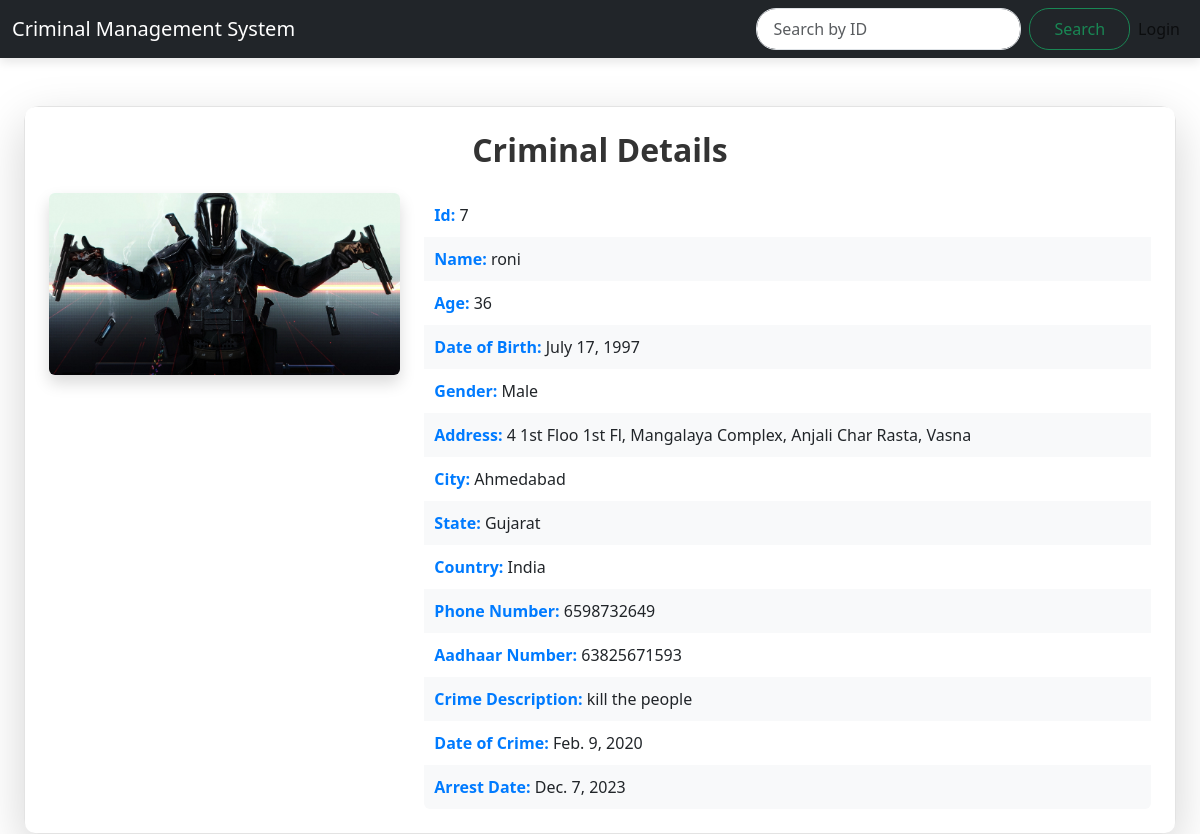
The app's page /criminals/7/ with its own data.
### criminals/models.py (models this page shows, shortened)
class Criminal(models.Model):
    GENDER_CHOICES = [
        ('M', 'Male'),
        ('F', 'Female'),
        ('O', 'Other'),
    ]
    id = models.AutoField(primary_key=True)
    name = models.CharField(max_length=100)
    age = models.IntegerField()
    date_of_birth = models.DateField()
    gender = models.CharField(max_length=1, choices=GENDER_CHOICES)
    address = models.CharField(max_length=255)
    city = models.CharField(max_length=100)
    state = models.CharField(max_length=100)
    country = models.CharField(max_length=100)
    phone_number = models.CharField(max_length=15)
    aadhaar_number = models.CharField(max_length=12, unique=True)
    crime_description = models.TextField()
    date_of_crime = models.DateField()
    arrest_date = models.DateField()
    photo = models.ImageField(upload_to='criminals/')

### criminals/views.py (the view)
# urls.py: path('<int:pk>/', views.criminal_detail, name='criminal_detail'),
def criminal_detail(request, pk):
    criminal = get_object_or_404(Criminal, pk=pk)
    return render(request, 'criminals/criminal_detail.html', {'criminal': criminal})

### criminals/templates/criminals/criminal_detail.html (shortened to what this page needs)
{% extends 'base.html' %}
{% block content %}
<div class="container mt-5">
    <div class="card shadow-lg">
        <div class="card-body p-4">
            <h2 class="text-center mb-4">Criminal Details</h2>
            <div class="row">
                <div class="col-md-4 text-center mb-4">
                    <img src="{{ criminal.photo.url }}" alt="Photo of {{ criminal.name }}" class="img-fluid rounded shadow">
                </div>
                <div class="col-md-8">
                    <ul class="list-group">
                        <li class="list-group-item"><strong>Id:</strong> {{ criminal.id }}</li>
                        <li class="list-group-item"><strong>Name:</strong> {{ criminal.name }}</li>
                        <li class="list-group-item"><strong>Age:</strong> {{ criminal.age }}</li>
                        <li class="list-group-item"><strong>Date of Birth:</strong> {{ criminal.date_of_birth }}</li>
                        <li class="list-group-item"><strong>Gender:</strong> {{ criminal.get_gender_display }}</li>
                        <li class="list-group-item"><strong>Address:</strong> {{ criminal.address }}</li>
                        <li class="list-group-item"><strong>City:</strong> {{ criminal.city }}</li>
                        <li class="list-group-item"><strong>State:</strong> {{ criminal.state }}</li>
                        <li class="list-group-item"><strong>Country:</strong> {{ criminal.country }}</li>
                        <li class="list-group-item"><strong>Phone Number:</strong> {{ criminal.phone_number }}</li>
                        <li class="list-group-item"><strong>Aadhaar Number:</strong> {{ criminal.aadhaar_number }}</li>
                        <li class="list-group-item"><strong>Crime Description:</strong> {{ criminal.crime_description }}</li>
                        <li class="list-group-item"><strong>Date of Crime:</strong> {{ criminal.date_of_crime }}</li>
                        <li class="list-group-item"><strong>Arrest Date:</strong> {{ criminal.arrest_date }}</li>
                    </ul>
                </div>
            </div>
        </div>
    </div>
</div>
{% endblock %}

### criminals/templates/base.html (style rules this page uses)
.container { max-width: 1200px; }

### criminals/templates/criminals/criminal_detail.html (style rules this page uses)
.card { border-radius: 15px; border: 1px solid #e3e3e3; background-color: #f9f9f9; }
.card-body { background-color: #fff; border-radius: 10px; }
h2 { font-weight: 700; color: #333; }
img.img-fluid { max-height: 250px; object-fit: cover; border-radius: 10px; }
ul.list-group { list-style: none; padding-left: 0; }
ul.list-group li { border: none; padding: 10px; font-size: 16px; background-color: transparent; }
ul.list-group li:nth-child(even) { background-color: #f8f9fa; }
ul.list-group li strong { color: #007bff; }

### records on screen
Criminal: photo (picture), id "7", name "roni", age "36", date_of_birth "July 17, 1997", gender "Male", address "4 1st Floo 1st Fl, Mangalaya Complex, Anjali Char Rasta, Vasna", city "Ahmedabad", state "Gujarat", country "India", phone_number "6598732649", aadhaar_number "63825671593", crime_description "kill the people", date_of_crime "Feb. 9, 2020", arrest_date "Dec. 7, 2023"
